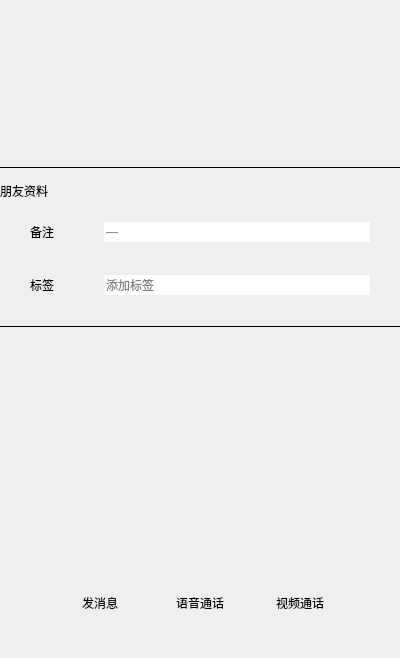
<?xml version="1.0" encoding="UTF-8"?>
<ui version="4.0">
 <class>InfoPage</class>
 <widget class="QWidget" name="InfoPage">
  <property name="geometry">
   <rect>
    <x>0</x>
    <y>0</y>
    <width>400</width>
    <height>658</height>
   </rect>
  </property>
  <property name="windowTitle">
   <string>Form</string>
  </property>
  <layout class="QVBoxLayout" name="rootLayout">
   <property name="spacing">
    <number>0</number>
   </property>
   <property name="leftMargin">
    <number>0</number>
   </property>
   <property name="topMargin">
    <number>28</number>
   </property>
   <property name="rightMargin">
    <number>0</number>
   </property>
   <property name="bottomMargin">
    <number>20</number>
   </property>
   <item>
    <layout class="QHBoxLayout" name="iconRowLayout">
     <property name="leftMargin">
      <number>30</number>
     </property>
     <property name="rightMargin">
      <number>30</number>
     </property>
     <item>
      <widget class="QLabel" name="iconLb">
       <property name="minimumSize">
        <size>
         <width>84</width>
         <height>84</height>
        </size>
       </property>
       <property name="maximumSize">
        <size>
         <width>84</width>
         <height>84</height>
        </size>
       </property>
       <property name="text">
        <string/>
       </property>
       <property name="alignment">
        <set>Qt::AlignmentFlag::AlignCenter</set>
       </property>
      </widget>
     </item>
    </layout>
   </item>
   <item>
    <spacer name="iconNameSpacer">
     <property name="orientation">
      <enum>Qt::Orientation::Vertical</enum>
     </property>
     <property name="sizeType">
      <enum>QSizePolicy::Fixed</enum>
     </property>
     <property name="sizeHint" stdset="0">
      <size>
       <width>20</width>
       <height>14</height>
      </size>
     </property>
    </spacer>
   </item>
   <item>
    <widget class="QLabel" name="nameLb">
     <property name="text">
      <string/>
     </property>
     <property name="alignment">
      <set>Qt::AlignmentFlag::AlignCenter</set>
     </property>
    </widget>
   </item>
   <item>
    <spacer name="nameLineSpacer">
     <property name="orientation">
      <enum>Qt::Orientation::Vertical</enum>
     </property>
     <property name="sizeType">
      <enum>QSizePolicy::Fixed</enum>
     </property>
     <property name="sizeHint" stdset="0">
      <size>
       <width>20</width>
       <height>26</height>
      </size>
     </property>
    </spacer>
   </item>
   <item>
    <widget class="QFrame" name="line1">
     <property name="frameShape">
      <enum>QFrame::Shape::HLine</enum>
     </property>
     <property name="frameShadow">
      <enum>QFrame::Shadow::Plain</enum>
     </property>
    </widget>
   </item>
   <item>
    <widget class="QLabel" name="sectionTitleLb">
     <property name="minimumSize">
      <size>
       <width>0</width>
       <height>44</height>
      </size>
     </property>
     <property name="text">
      <string>朋友资料</string>
     </property>
    </widget>
   </item>
   <item>
    <widget class="QWidget" name="remarkRow" native="true">
     <layout class="QHBoxLayout" name="remarkRowLayout">
      <property name="leftMargin">
       <number>30</number>
      </property>
      <property name="rightMargin">
       <number>30</number>
      </property>
      <property name="spacing">
       <number>18</number>
      </property>
      <item>
       <widget class="QLabel" name="remarkTitleLb">
        <property name="minimumSize">
         <size>
          <width>56</width>
          <height>0</height>
         </size>
        </property>
        <property name="maximumSize">
         <size>
          <width>56</width>
          <height>16777215</height>
         </size>
        </property>
        <property name="text">
         <string>备注</string>
        </property>
       </widget>
      </item>
      <item>
       <widget class="QLineEdit" name="remarkEdit">
        <property name="frame">
         <bool>false</bool>
        </property>
        <property name="placeholderText">
         <string>—</string>
        </property>
       </widget>
      </item>
     </layout>
    </widget>
   </item>
   <item>
    <spacer name="rowSpacer">
     <property name="orientation">
      <enum>Qt::Orientation::Vertical</enum>
     </property>
     <property name="sizeType">
      <enum>QSizePolicy::Fixed</enum>
     </property>
     <property name="sizeHint" stdset="0">
      <size>
       <width>20</width>
       <height>14</height>
      </size>
     </property>
    </spacer>
   </item>
   <item>
    <widget class="QWidget" name="labelRow" native="true">
     <property name="minimumSize">
      <size>
       <width>0</width>
       <height>40</height>
      </size>
     </property>
     <layout class="QHBoxLayout" name="labelRowLayout">
      <property name="leftMargin">
       <number>30</number>
      </property>
      <property name="rightMargin">
       <number>30</number>
      </property>
      <property name="spacing">
       <number>18</number>
      </property>
      <item>
       <widget class="QLabel" name="labelTitleLb">
        <property name="minimumSize">
         <size>
          <width>56</width>
          <height>0</height>
         </size>
        </property>
        <property name="maximumSize">
         <size>
          <width>56</width>
          <height>16777215</height>
         </size>
        </property>
        <property name="text">
         <string>标签</string>
        </property>
       </widget>
      </item>
      <item>
       <widget class="QLineEdit" name="labelEdit">
        <property name="frame">
         <bool>false</bool>
        </property>
        <property name="placeholderText">
         <string>添加标签</string>
        </property>
       </widget>
      </item>
     </layout>
    </widget>
   </item>
   <item>
    <spacer name="labelLineSpacer">
     <property name="orientation">
      <enum>Qt::Orientation::Vertical</enum>
     </property>
     <property name="sizeType">
      <enum>QSizePolicy::Fixed</enum>
     </property>
     <property name="sizeHint" stdset="0">
      <size>
       <width>20</width>
       <height>20</height>
      </size>
     </property>
    </spacer>
   </item>
   <item>
    <widget class="QFrame" name="line2">
     <property name="frameShape">
      <enum>QFrame::Shape::HLine</enum>
     </property>
     <property name="frameShadow">
      <enum>QFrame::Shadow::Plain</enum>
     </property>
    </widget>
   </item>
   <item>
    <spacer name="bottomSpacer">
     <property name="orientation">
     <enum>Qt::Orientation::Vertical</enum>
     </property>
     <property name="sizeHint" stdset="0">
      <size>
       <width>20</width>
       <height>220</height>
      </size>
     </property>
    </spacer>
   </item>
   <item>
    <layout class="QHBoxLayout" name="actionRowLayout">
     <property name="leftMargin">
      <number>20</number>
     </property>
     <property name="rightMargin">
      <number>20</number>
     </property>
     <item>
      <spacer name="actionLeftSpacer">
       <property name="orientation">
        <enum>Qt::Orientation::Horizontal</enum>
       </property>
       <property name="sizeHint" stdset="0">
        <size>
         <width>40</width>
         <height>20</height>
        </size>
       </property>
      </spacer>
     </item>
     <item>
      <widget class="QToolButton" name="msgBtn">
       <property name="minimumSize">
        <size>
         <width>80</width>
         <height>70</height>
        </size>
       </property>
       <property name="toolTip">
        <string>发消息</string>
       </property>
       <property name="text">
        <string>发消息</string>
       </property>
       <property name="icon">
        <iconset resource="../rc.qrc">
         <normaloff>:/images/msg_chat_normal.png</normaloff>:/images/msg_chat_normal.png</iconset>
       </property>
       <property name="iconSize">
        <size>
         <width>28</width>
         <height>28</height>
        </size>
       </property>
       <property name="checkable">
        <bool>false</bool>
       </property>
       <property name="autoRaise">
        <bool>true</bool>
       </property>
       <property name="toolButtonStyle">
        <enum>Qt::ToolButtonStyle::ToolButtonTextUnderIcon</enum>
       </property>
      </widget>
     </item>
     <item>
      <spacer name="actionSpacer1">
       <property name="orientation">
        <enum>Qt::Orientation::Horizontal</enum>
       </property>
       <property name="sizeHint" stdset="0">
        <size>
         <width>20</width>
         <height>20</height>
        </size>
       </property>
      </spacer>
     </item>
     <item>
      <widget class="QToolButton" name="voiceBtn">
       <property name="minimumSize">
        <size>
         <width>80</width>
         <height>70</height>
        </size>
       </property>
       <property name="toolTip">
        <string>语音通话</string>
       </property>
       <property name="text">
        <string>语音通话</string>
       </property>
       <property name="icon">
        <iconset resource="../rc.qrc">
         <normaloff>:/images/voice_chat_normal.png</normaloff>:/images/voice_chat_normal.png</iconset>
       </property>
       <property name="iconSize">
        <size>
         <width>28</width>
         <height>28</height>
        </size>
       </property>
       <property name="autoRaise">
        <bool>true</bool>
       </property>
       <property name="toolButtonStyle">
        <enum>Qt::ToolButtonStyle::ToolButtonTextUnderIcon</enum>
       </property>
      </widget>
     </item>
     <item>
      <spacer name="actionSpacer2">
       <property name="orientation">
        <enum>Qt::Orientation::Horizontal</enum>
       </property>
       <property name="sizeHint" stdset="0">
        <size>
         <width>20</width>
         <height>20</height>
        </size>
       </property>
      </spacer>
     </item>
     <item>
      <widget class="QToolButton" name="videoBtn">
       <property name="minimumSize">
        <size>
         <width>80</width>
         <height>70</height>
        </size>
       </property>
       <property name="toolTip">
        <string>视频通话</string>
       </property>
       <property name="text">
        <string>视频通话</string>
       </property>
       <property name="icon">
        <iconset resource="../rc.qrc">
         <normaloff>:/images/video_chat_normal.png</normaloff>:/images/video_chat_normal.png</iconset>
       </property>
       <property name="iconSize">
        <size>
         <width>28</width>
         <height>28</height>
        </size>
       </property>
       <property name="autoRaise">
        <bool>true</bool>
       </property>
       <property name="toolButtonStyle">
        <enum>Qt::ToolButtonStyle::ToolButtonTextUnderIcon</enum>
       </property>
      </widget>
     </item>
     <item>
      <spacer name="actionRightSpacer">
       <property name="orientation">
        <enum>Qt::Orientation::Horizontal</enum>
       </property>
       <property name="sizeHint" stdset="0">
        <size>
         <width>40</width>
         <height>20</height>
        </size>
       </property>
      </spacer>
     </item>
    </layout>
   </item>
  </layout>
 </widget>
 <resources/>
 <connections/>
</ui>
